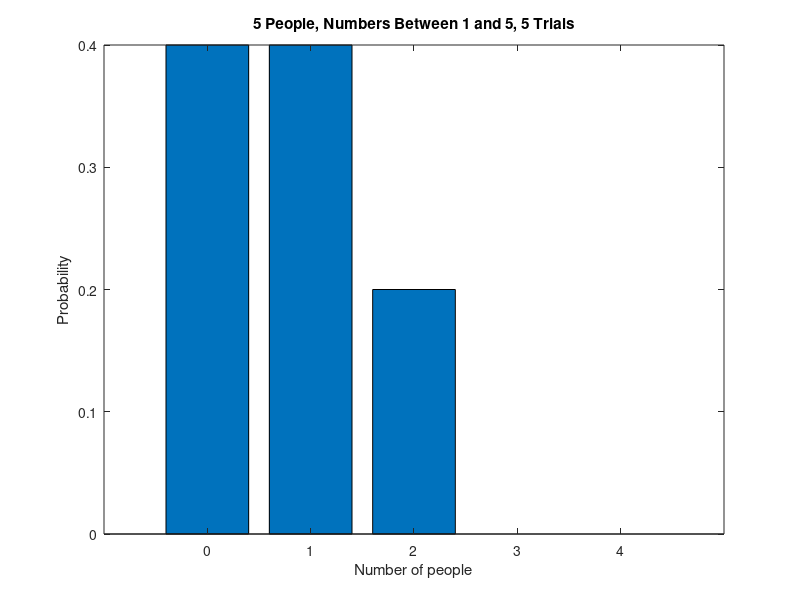

Here is the MATLAB script that generated this plot:
% Homework Program 2
%
% Name: Hsu, Michael
% Section: 30
% Date: 9/30/2016

% User input - Step 1-3
r = input('Input a value for r: ');
u = input('Input a value for u ');
n = input('Input a value for n: ');

% Step 4: Create a random matrix
A = randi(u,n,r);

% Step 5: Compare numbers chosen by other people to your number
B = A(:,2:end);%a
C = repmat(A(:,1),1,size(B,2));%b
D = (B == C);%c
E = sum(D,2);%d

% Step 6:  return the number of times each value in the second argument 
% (0:r-1) appears in the first argument (E), along with the possible values
% of the repetitions
[tally,reps] = hist(E,0:r-1);

% Step 7: Probability
probs = tally/n;

% Step 8: Plot results
bar(reps,probs);
title(sprintf('%u People, Numbers Between 1 and %u, %u Trials',r,u,n));
xlabel('Number of people');
ylabel('Probability');

% Step 9: Create a results matrix
results(:,1) = reps;
results(:,2) = probs;

% r = 20, u = 10, n = 10^4
   % 0    0.1365
   % 1.0000    0.2743
   % 2.0000    0.2912
   % 3.0000    0.1782
   % 4.0000    0.0833
   % 5.0000    0.0275
   % 6.0000    0.0072
   % 7.0000    0.0017
   % 8.0000    0.0001
   % 9.0000         0
   %10.0000         0
   %11.0000         0
   %12.0000         0
   %13.0000         0
   %14.0000         0
   %15.0000         0
   %16.0000         0
   %17.0000         0
   %18.0000         0
   %19.0000         0

   % r = 10, u = 6, n = 10^6
%     0    0.1935
%     1.0000    0.3489
%     2.0000    0.2792
%     3.0000    0.1301
%     4.0000    0.0393
%     5.0000    0.0077
%     6.0000    0.0011
%     7.0000    0.0001
%     8.0000    0.0000
%     9.0000    0.0000